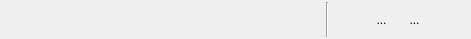
<?xml version="1.0" encoding="UTF-8"?>
<ui version="4.0">
 <class>JobListWidgetItem</class>
 <widget class="QWidget" name="JobListWidgetItem">
  <property name="geometry">
   <rect>
    <x>0</x>
    <y>0</y>
    <width>471</width>
    <height>39</height>
   </rect>
  </property>
  <property name="contextMenuPolicy">
   <enum>Qt::NoContextMenu</enum>
  </property>
  <property name="windowTitle">
   <string>Form</string>
  </property>
  <layout class="QHBoxLayout" name="horizontalLayout">
   <property name="spacing">
    <number>6</number>
   </property>
   <property name="leftMargin">
    <number>10</number>
   </property>
   <property name="topMargin">
    <number>2</number>
   </property>
   <property name="rightMargin">
    <number>10</number>
   </property>
   <property name="bottomMargin">
    <number>2</number>
   </property>
   <item>
    <widget class="ElidedLabel" name="nameLabel">
     <property name="minimumSize">
      <size>
       <width>100</width>
       <height>0</height>
      </size>
     </property>
     <property name="styleSheet">
      <string notr="true">QLabel {
font-family: Monospace, Monaco;
font-size: 12px;
}</string>
     </property>
     <property name="text">
      <string notr="true"/>
     </property>
     <property name="elide" stdset="0">
      <string notr="true">Qt::ElideRight</string>
     </property>
    </widget>
   </item>
   <item>
    <widget class="ElidedLabel" name="detailLabel">
     <property name="sizePolicy">
      <sizepolicy hsizetype="Expanding" vsizetype="Preferred">
       <horstretch>0</horstretch>
       <verstretch>0</verstretch>
      </sizepolicy>
     </property>
     <property name="styleSheet">
      <string notr="true">QLabel {
color: grey;
font-family: Monospace, Monaco;
font-size: 11px;
}</string>
     </property>
     <property name="text">
      <string notr="true"/>
     </property>
     <property name="elide" stdset="0">
      <string notr="true">Qt::ElideRight</string>
     </property>
    </widget>
   </item>
   <item alignment="Qt::AlignRight">
    <widget class="ElidedLabel" name="lastBackupLabel">
     <property name="toolTip">
      <string>Last backup timestamp</string>
     </property>
     <property name="styleSheet">
      <string notr="true">QLabel {
color: grey;
font-family: Monospace, Monaco;
font-size: 11px;
}</string>
     </property>
     <property name="text">
      <string notr="true"/>
     </property>
     <property name="elide" stdset="0">
      <string notr="true">Qt::ElideRight</string>
     </property>
    </widget>
   </item>
   <item>
    <widget class="Line" name="line">
     <property name="orientation">
      <enum>Qt::Vertical</enum>
     </property>
    </widget>
   </item>
   <item>
    <widget class="QToolButton" name="backupButton">
     <property name="minimumSize">
      <size>
       <width>27</width>
       <height>27</height>
      </size>
     </property>
     <property name="maximumSize">
      <size>
       <width>27</width>
       <height>27</height>
      </size>
     </property>
     <property name="toolTip">
      <string>Initiate a backup for this Job &lt;span style=&quot;color:gray;font-size:small&quot;&gt;%1&lt;/span&gt;</string>
     </property>
     <property name="styleSheet">
      <string notr="true">QToolButton {
border: none;
border-radius: 4px;
}

QToolButton:hover {
background: rgba(179, 190, 255, 120);
}

QToolButton:pressed {
padding-top: 2px;
padding-left: 2px;
}</string>
     </property>
     <property name="text">
      <string/>
     </property>
     <property name="icon">
      <iconset resource="../resources/resources.qrc">
       <normaloff>:/icons/data-transfer-upload.png</normaloff>:/icons/data-transfer-upload.png</iconset>
     </property>
    </widget>
   </item>
   <item>
    <widget class="QToolButton" name="inspectButton">
     <property name="minimumSize">
      <size>
       <width>27</width>
       <height>27</height>
      </size>
     </property>
     <property name="maximumSize">
      <size>
       <width>27</width>
       <height>27</height>
      </size>
     </property>
     <property name="toolTip">
      <string>Display details for this Job &lt;span style=&quot;color:gray;font-size:small&quot;&gt;%1&lt;/span&gt;</string>
     </property>
     <property name="styleSheet">
      <string notr="true">QToolButton {
border: none;
border-radius: 4px;
}

QToolButton:hover {
background: rgba(179, 190, 255, 120);
}

QToolButton:pressed {
padding-top: 2px;
padding-left: 2px;
}</string>
     </property>
     <property name="text">
      <string>...</string>
     </property>
     <property name="icon">
      <iconset resource="../resources/resources.qrc">
       <normaloff>:/icons/info.png</normaloff>:/icons/info.png</iconset>
     </property>
    </widget>
   </item>
   <item>
    <widget class="QToolButton" name="restoreButton">
     <property name="minimumSize">
      <size>
       <width>27</width>
       <height>27</height>
      </size>
     </property>
     <property name="maximumSize">
      <size>
       <width>27</width>
       <height>27</height>
      </size>
     </property>
     <property name="toolTip">
      <string>Restore latest backup for this Job &lt;span style=&quot;color:gray;font-size:small&quot;&gt;%1&lt;/span&gt;</string>
     </property>
     <property name="styleSheet">
      <string notr="true">QToolButton {
border: none;
border-radius: 4px;
}

QToolButton:hover {
background: rgba(179, 190, 255, 120);
}

QToolButton:pressed {
padding-top: 2px;
padding-left: 2px;
}</string>
     </property>
     <property name="text">
      <string>...</string>
     </property>
     <property name="icon">
      <iconset resource="../resources/resources.qrc">
       <normaloff>:/icons/data-transfer-download.png</normaloff>:/icons/data-transfer-download.png</iconset>
     </property>
    </widget>
   </item>
   <item>
    <widget class="QToolButton" name="deleteButton">
     <property name="minimumSize">
      <size>
       <width>27</width>
       <height>27</height>
      </size>
     </property>
     <property name="maximumSize">
      <size>
       <width>27</width>
       <height>27</height>
      </size>
     </property>
     <property name="toolTip">
      <string>Delete this Job &lt;span style=&quot;color:gray;font-size:small&quot;&gt;%1&lt;/span&gt;</string>
     </property>
     <property name="styleSheet">
      <string notr="true">QToolButton {
border: none;
border-radius: 4px;
}

QToolButton:hover {
background: rgba(179, 190, 255, 120);
}

QToolButton:pressed {
padding-top: 2px;
padding-left: 2px;
}</string>
     </property>
     <property name="text">
      <string/>
     </property>
     <property name="icon">
      <iconset resource="../resources/resources.qrc">
       <normaloff>:/icons/trash.png</normaloff>:/icons/trash.png</iconset>
     </property>
    </widget>
   </item>
  </layout>
  <action name="actionJobRestore">
   <property name="icon">
    <iconset resource="../resources/resources.qrc">
     <normaloff>:/icons/data-transfer-download.png</normaloff>:/icons/data-transfer-download.png</iconset>
   </property>
   <property name="text">
    <string>Restore</string>
   </property>
   <property name="toolTip">
    <string>Restore latest backup</string>
   </property>
   <property name="shortcut">
    <string>Ctrl+S</string>
   </property>
  </action>
  <action name="actionJobInspect">
   <property name="icon">
    <iconset resource="../resources/resources.qrc">
     <normaloff>:/icons/info.png</normaloff>:/icons/info.png</iconset>
   </property>
   <property name="text">
    <string>Inspect</string>
   </property>
   <property name="toolTip">
    <string>Show job details</string>
   </property>
   <property name="shortcut">
    <string>Ctrl+I</string>
   </property>
  </action>
  <action name="actionJobBackup">
   <property name="icon">
    <iconset resource="../resources/resources.qrc">
     <normaloff>:/icons/data-transfer-upload.png</normaloff>:/icons/data-transfer-upload.png</iconset>
   </property>
   <property name="text">
    <string>Backup</string>
   </property>
   <property name="toolTip">
    <string>Execute backup for job(s)</string>
   </property>
   <property name="shortcut">
    <string>Ctrl+B</string>
   </property>
  </action>
  <action name="actionJobDelete">
   <property name="icon">
    <iconset resource="../resources/resources.qrc">
     <normaloff>:/icons/trash.png</normaloff>:/icons/trash.png</iconset>
   </property>
   <property name="text">
    <string>Delete</string>
   </property>
   <property name="toolTip">
    <string>Delete jobs(s)</string>
   </property>
   <property name="shortcut">
    <string>Ctrl+D</string>
   </property>
  </action>
 </widget>
 <customwidgets>
  <customwidget>
   <class>ElidedLabel</class>
   <extends>QLabel</extends>
   <header>../widgets/elidedlabel.h</header>
  </customwidget>
 </customwidgets>
 <resources>
  <include location="../resources/resources.qrc"/>
 </resources>
 <connections/>
</ui>
